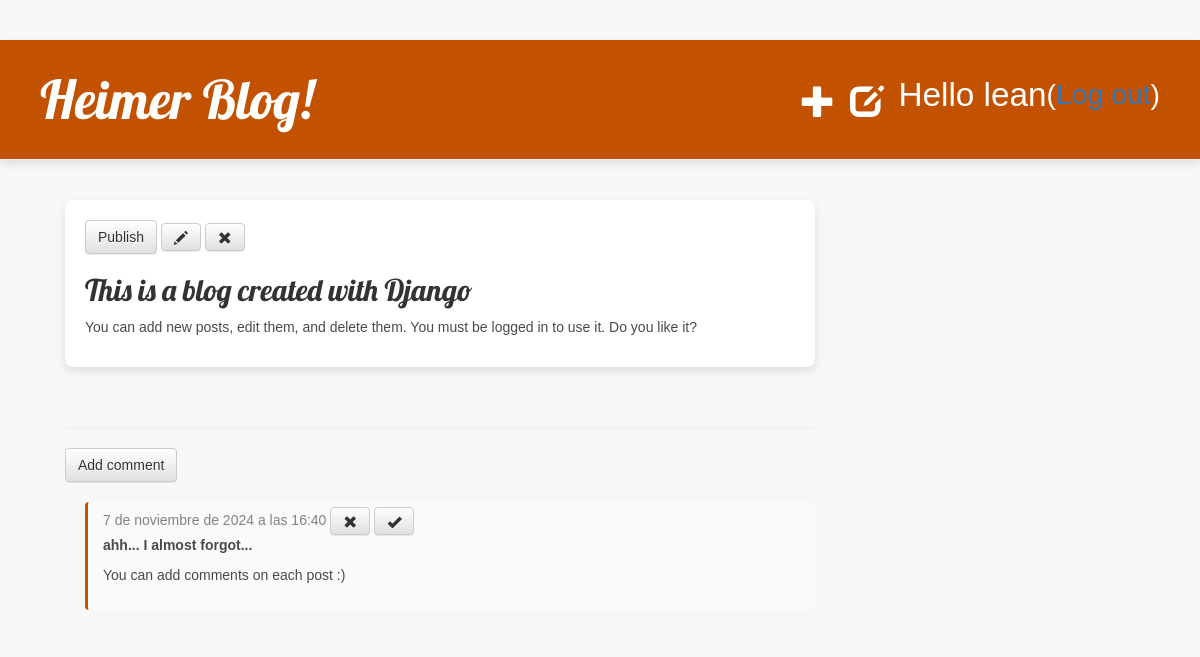
The app's page /post/5/ (signed in) with its own data.
### blog/models.py (models this page shows, shortened)
class Post(models.Model):
    author = models.ForeignKey(settings.AUTH_USER_MODEL, on_delete=models.CASCADE)
    title = models.CharField(max_length=200)
    text = models.TextField()
    created_date = models.DateTimeField(
            default=timezone.now)
    published_date = models.DateTimeField(
            blank=True, null=True)

class Comment(models.Model):
    post = models.ForeignKey('blog.Post', related_name='comments', on_delete=models.CASCADE)
    author = models.CharField(max_length=200)
    text = models.TextField()
    created_date = models.DateTimeField(default=timezone.now)
    approved_comment = models.BooleanField(default=False)

### blog/views.py (the view)
# urls.py: path('post/<int:pk>/', views.post_detail, name='post_detail'),
@login_required
def post_detail(request, pk):
    post = get_object_or_404(Post, pk=pk)
    return render(request, 'blog/post_detail.html', {'post': post})

### blog/templates/blog/post_detail.html
{% extends 'blog/base.html' %}
{% block content %}
    <div class="post">
        {% if post.published_date %}
            <div class="date">
                {{ post.published_date }}
            </div>
        {% else %}
            <a class="btn btn-default" href="{% url 'post_publish' pk=post.pk %}">Publish</a>
        {% endif %}
        {% if user.is_authenticated %}
            <a class="btn btn-default" href="{% url 'post_edit' pk=post.pk %}"><span class="glyphicon glyphicon-pencil"></span></a>
            <a class="btn btn-default" href="{% url 'post_remove' pk=post.pk %}"><span class="glyphicon glyphicon-remove"></span></a>
        {% endif %}
        <h2>{{ post.title }}</h2>
        <p>{{ post.text|linebreaksbr }}</p>
    </div>
    <hr>
    <a class="btn btn-default" href="{% url 'add_comment_to_post' pk=post.pk %}">Add comment</a>
    {% for comment in post.comments.all %}
    {% if user.is_authenticated or comment.approved_comment %}
    <div class="comment">
        <div class="date">
            {{ comment.created_date }}
            {% if not comment.approved_comment %}
                <a class="btn btn-default" href="{% url 'comment_remove' pk=comment.pk %}"><span class="glyphicon glyphicon-remove"></span></a>
                <a class="btn btn-default" href="{% url 'comment_approve' pk=comment.pk %}"><span class="glyphicon glyphicon-ok"></span></a>
            {% endif %}
        </div>
        <strong>{{ comment.author }}</strong>
        <p>{{ comment.text|linebreaks }}</p>
    </div>
    {% endif %}
    {% empty %}
        <p>No comments here yet :(</p>
    {% endfor %}
{% endblock %}

### blog/templates/blog/base.html (shortened to what this page needs)
<html>
    <head>
        {% load static %}
        <link rel="stylesheet" href="//maxcdn.bootstrapcdn.com/bootstrap/3.2.0/css/bootstrap.min.css">
        <link rel="stylesheet" href="//maxcdn.bootstrapcdn.com/bootstrap/3.2.0/css/bootstrap-theme.min.css">
        <link rel="stylesheet" href="{% static 'css/blog.css' %}">
    </head>
    <body>
        <div class="page-header">
            <h1><a href="/">Heimer Blog!</a></h1>
            <div class="top-menu-container">
                {% if user.is_authenticated %}
                    <a href="{% url 'post_new' %}" class="top-menu"><span class="glyphicon glyphicon-plus"></span></a>
                    <a href="{% url 'post_draft_list' %}" class="top-menu"><span class="glyphicon glyphicon-edit"></span></a>
                    <p class="top-menu">Hello {{ user.username }} <small>(<a href="{% url 'logout' %}">Log out</a>)</small></p>
                {% else %}
                    <a href="{% url 'login' %}" class="top-menu"><span class="glyphicon glyphicon-lock"></span></a>
                {% endif %}
            </div>
        </div>
        <div class="content container">
            <div class="row">
                <div class="col-md-8">
                    {% block content %}{% endblock %}
                </div>
            </div>
        </div>
    </body>
</html>

### blog/static/css/blog.css (style rules this page uses)
* { margin: 0; padding: 0; box-sizing: border-box; }
h1, h2, h3, h4 { font-family: 'Lobster', cursive; color: #333333; margin-bottom: 10px; }
h1 a, h2 a { color: #20c200; transition: color 0.3s; }
body { padding: 0; margin: 0; background-color: #F7F7F7; font-family: Arial, sans-serif; color: #4A4A4A; }
.page-header { display: flex; justify-content: space-between; align-items: center; background-color: #C25100; color: #ffffff; padding: 30px 40px; box-shadow: 0 4px 8px rgba(0, 0, 0, 0.1); }
.page-header h1 { font-size: 40pt; margin: 0; }
.page-header h1 a, .page-header h1 a:visited, .page-header h1 a:active { color: #ffffff; text-decoration: none; }
.top-menu-container { display: flex; gap: 15px; align-items: center; }
.top-menu { color: #ffffff; font-size: 25pt; text-decoration: none; transition: color 0.3s; display: flex; align-items: center; }
.content { margin: 40px 50px; }
.post { margin-bottom: 60px; padding: 20px; background: #ffffff; border-radius: 8px; box-shadow: 0 4px 8px rgba(0, 0, 0, 0.1); }
.date { color: #828282; font-size: 14px; margin-top: -10px; }
.comment { margin: 20px 0px 20px 20px; padding: 15px; background-color: #FAFAFA; border-left: 3px solid #C25100; border-radius: 4px; }

### records on screen
Post: title "This is a blog created with Django", text "You can add new posts, edit them, and delete them. You must be logged in to use it. Do you like it?"
Comment: created_date "7 de noviembre de 2024 a las 16:40", approved_comment False (drawn), author "ahh... I almost forgot...", text "You can add comments on each post :)"

### other values on screen
{{ user.username }} "lean"
